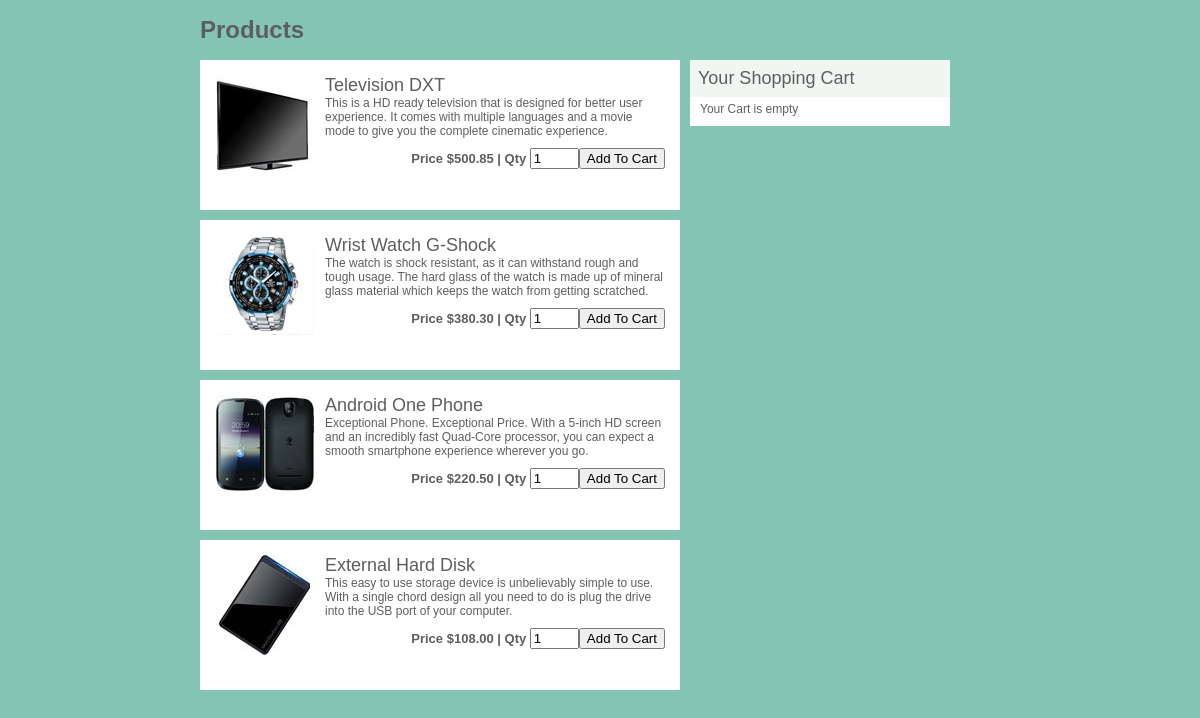
The page /index.php on the database its author committed.
### tables this page shows
CREATE TABLE IF NOT EXISTS `products` (
  `id` int(11) NOT NULL AUTO_INCREMENT,
  `product_code` varchar(60) NOT NULL,
  `product_name` varchar(60) NOT NULL,
  `product_desc` tinytext NOT NULL,
  `product_img_name` varchar(60) NOT NULL,
  `price` decimal(10,2) NOT NULL,
  PRIMARY KEY (`id`),
  UNIQUE KEY `product_code` (`product_code`)
) AUTO_INCREMENT=1;

### config.php (called while the page is built, shortened)
<?php
$currency = '$';
?>

### index.php (the view, shortened to what this page needs)
<?php
include_once("config.php");
?>
<!DOCTYPE html>
<html>
<head>
<link href="style/style.css" rel="stylesheet" type="text/css">
</head>
<body>
<div id="products-wrapper">
    <h1>Products</h1>
    <div class="products">
    <?php
	$current_url = base64_encode($url="http://".$_SERVER['HTTP_HOST'].$_SERVER['REQUEST_URI']);
	$results = $mysqli->query("SELECT * FROM products ORDER BY id ASC");
    if ($results) {
        while($obj = $results->fetch_object())
        {
			echo '<div class="product">';
            echo '<form method="post" action="cart_update.php">';
			echo '<div class="product-thumb"><img src="images/'.$obj->product_img_name.'"></div>';
            echo '<div class="product-content"><h3>'.$obj->product_name.'</h3>';
            echo '<div class="product-desc">'.$obj->product_desc.'</div>';
            echo '<div class="product-info">';
			echo 'Price '.$currency.$obj->price.' | ';
            echo 'Qty <input type="text" name="product_qty" value="1" size="3" />';
			echo '<button class="add_to_cart">Add To Cart</button>';
			echo '</div></div>';
            echo '</form>';
            echo '</div>';
        }
    }
    ?>
    </div>
<div class="shopping-cart">
<h2>Your Shopping Cart</h2>
<?php
if(isset($_SESSION["products"]))
{
    $total = 0;
    echo '<ol>';
    foreach ($_SESSION["products"] as $cart_itm)
    {
        echo '<li class="cart-itm">';
        echo '<span class="remove-itm"><a href="cart_update.php?removep='.$cart_itm["code"].'&return_url='.$current_url.'">&times;</a></span>';
        echo '<h3>'.$cart_itm["name"].'</h3>';
        echo '<div class="p-code">P code : '.$cart_itm["code"].'</div>';
        echo '<div class="p-qty">Qty : '.$cart_itm["qty"].'</div>';
        echo '<div class="p-price">Price :'.$currency.$cart_itm["price"].'</div>';
        echo '</li>';
        $subtotal = ($cart_itm["price"]*$cart_itm["qty"]);
        $total = ($total + $subtotal);
    }
    echo '</ol>';
    echo '<span class="empty-cart"> <button type="submit"><a href="cart_update.php?emptycart=1&return_url='.$current_url.'">Empty Cart</a></button> </span>';
    echo '<span class="check-out-txt"><strong>Total : '.$currency.$total.'</strong> <button type="submit"><a href="view_cart.php">Check-out!</a></button> </span>';
}else{
    echo 'Your Cart is empty';
}
?>
</div>
</div>
</body>
</html>

### style/style.css (style rules this page uses)
body { background-color: #84C4B2; font: 12px Arial, Helvetica, sans-serif; color: #5E5E5E; }
#products-wrapper { width: 800px; margin-right: auto; margin-left: auto; }
.products { width: 60%; float:left; margin-right: 10px; }
.product { margin-bottom: 10px; height: 100px; background: #FFF; padding: 15px; min-height: 120px }
.product .product-thumb { float: left; height: 100px; width: 100px; margin-right: 10px; }
.product .product-content { overflow:hidden; }
.product .product-content h3 { font: 18px "Trebuchet MS", Arial; margin: 0px; padding: 0px; }
.product .product-info { float: right; font-size: 13px; font-weight: bold; margin-top:10px; }
.shopping-cart { width: 30%; float: left; background: #FFF; padding: 10px; }
.shopping-cart h2 { background: #F0F7F2; padding: 8px; margin: -10px -10px 5px; font: 18px "Trebuchet MS", Arial; }

### rows shown on the page
products: product_img_name (picture), product_name "Television DXT", product_desc "This is a HD ready television that is designed for better user experience. It comes with multiple languages and a movie mode to give you the complete cinematic experience.", price "500.85"
products: product_img_name (picture), product_name "Wrist Watch G-Shock", product_desc "The watch is shock resistant, as it can withstand rough and tough usage. The hard glass of the watch is made up of mineral glass material which keeps the watch from getting scratched.", price "380.30"
products: product_img_name (picture), product_name "Android One Phone", product_desc "Exceptional Phone. Exceptional Price. With a 5-inch HD screen and an incredibly fast Quad-Core processor, you can expect a smooth smartphone experience wherever you go.", price "220.50"
products: product_img_name (picture), product_name "External Hard Disk", product_desc "This easy to use storage device is unbelievably simple to use. With a single chord design all you need to do is plug the drive into the USB port of your computer.", price "108.00"
